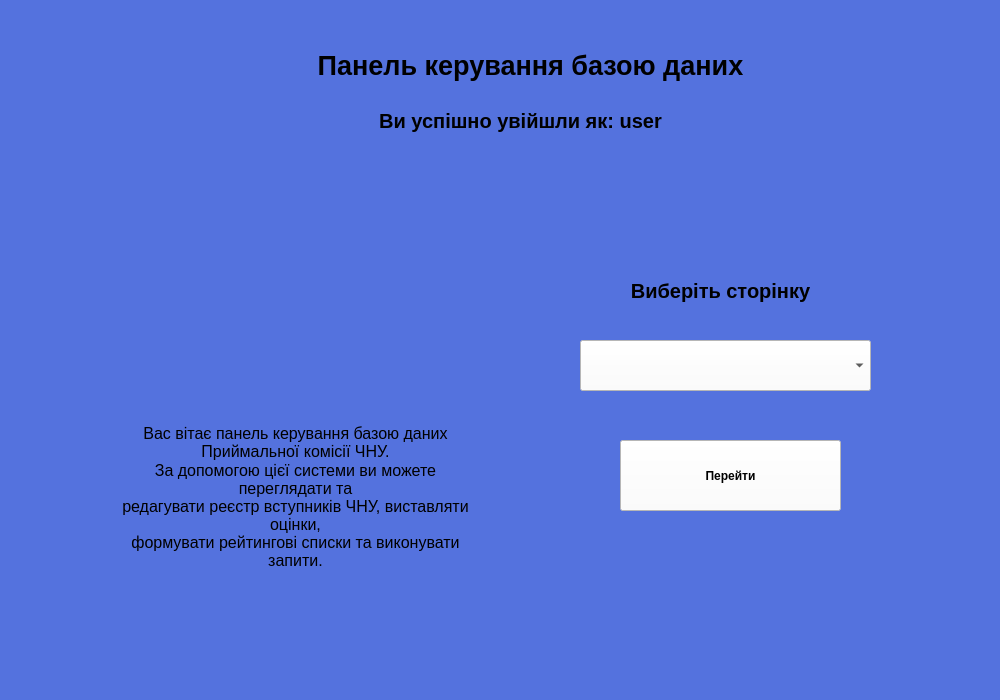
<?xml version="1.0" encoding="UTF-8"?>
<ui version="4.0">
 <class>Management</class>
 <widget class="QMainWindow" name="Management">
  <property name="geometry">
   <rect>
    <x>0</x>
    <y>0</y>
    <width>1000</width>
    <height>700</height>
   </rect>
  </property>
  <property name="windowTitle">
   <string>Керування</string>
  </property>
  <property name="styleSheet">
   <string notr="true">background: #5472DE;
background-image: url(:/newPrefix/649eb8ca76c20 (1).png);</string>
  </property>
  <widget class="QWidget" name="centralwidget">
   <widget class="QLabel" name="label_3">
    <property name="geometry">
     <rect>
      <x>160</x>
      <y>10</y>
      <width>741</width>
      <height>111</height>
     </rect>
    </property>
    <property name="font">
     <font>
      <family>Arial</family>
      <pointsize>20</pointsize>
      <weight>75</weight>
      <bold>true</bold>
     </font>
    </property>
    <property name="autoFillBackground">
     <bool>false</bool>
    </property>
    <property name="styleSheet">
     <string notr="true">background: transparent;</string>
    </property>
    <property name="text">
     <string>Панель керування базою даних</string>
    </property>
    <property name="textFormat">
     <enum>Qt::AutoText</enum>
    </property>
    <property name="alignment">
     <set>Qt::AlignCenter</set>
    </property>
   </widget>
   <widget class="QLabel" name="label_4">
    <property name="geometry">
     <rect>
      <x>150</x>
      <y>100</y>
      <width>741</width>
      <height>41</height>
     </rect>
    </property>
    <property name="font">
     <font>
      <family>Arial</family>
      <pointsize>15</pointsize>
      <weight>75</weight>
      <bold>true</bold>
     </font>
    </property>
    <property name="autoFillBackground">
     <bool>false</bool>
    </property>
    <property name="styleSheet">
     <string notr="true">background: transparent;</string>
    </property>
    <property name="text">
     <string>Ви успішно увійшли як: user</string>
    </property>
    <property name="textFormat">
     <enum>Qt::AutoText</enum>
    </property>
    <property name="alignment">
     <set>Qt::AlignCenter</set>
    </property>
   </widget>
   <widget class="QWidget" name="widget" native="true">
    <property name="geometry">
     <rect>
      <x>160</x>
      <y>180</y>
      <width>271</width>
      <height>231</height>
     </rect>
    </property>
    <property name="styleSheet">
     <string notr="true">image: url(:/newPrefix/symvolika-1.png);
background: transparent;</string>
    </property>
   </widget>
   <widget class="QTextBrowser" name="textBrowser">
    <property name="geometry">
     <rect>
      <x>110</x>
      <y>420</y>
      <width>371</width>
      <height>211</height>
     </rect>
    </property>
    <property name="font">
     <font>
      <pointsize>13</pointsize>
     </font>
    </property>
    <property name="styleSheet">
     <string notr="true">background: transparent;
border: none;</string>
    </property>
    <property name="html">
     <string>&lt;!DOCTYPE HTML PUBLIC &quot;-//W3C//DTD HTML 4.0//EN&quot; &quot;http://www.w3.org/TR/REC-html40/strict.dtd&quot;&gt;
&lt;html&gt;&lt;head&gt;&lt;meta name=&quot;qrichtext&quot; content=&quot;1&quot; /&gt;&lt;style type=&quot;text/css&quot;&gt;
p, li { white-space: pre-wrap; }
&lt;/style&gt;&lt;/head&gt;&lt;body style=&quot; font-family:'MS Shell Dlg 2'; font-size:13pt; font-weight:400; font-style:normal;&quot;&gt;
&lt;p align=&quot;center&quot; style=&quot; margin-top:0px; margin-bottom:0px; margin-left:0px; margin-right:0px; -qt-block-indent:0; text-indent:0px;&quot;&gt;&lt;span style=&quot; font-size:12pt;&quot;&gt;Вас вітає панель керування базою даних Приймальної комісії ЧНУ.&lt;/span&gt;&lt;/p&gt;
&lt;p align=&quot;center&quot; style=&quot; margin-top:0px; margin-bottom:0px; margin-left:0px; margin-right:0px; -qt-block-indent:0; text-indent:0px;&quot;&gt;&lt;span style=&quot; font-size:12pt;&quot;&gt;За допомогою цієї системи ви можете переглядати та &lt;br /&gt;редагувати реєстр вступників ЧНУ, виставляти оцінки,&lt;br /&gt;формувати рейтингові списки та виконувати запити.&lt;/span&gt;&lt;/p&gt;&lt;/body&gt;&lt;/html&gt;</string>
    </property>
   </widget>
   <widget class="QLabel" name="label_5">
    <property name="geometry">
     <rect>
      <x>600</x>
      <y>270</y>
      <width>241</width>
      <height>41</height>
     </rect>
    </property>
    <property name="font">
     <font>
      <family>Arial</family>
      <pointsize>15</pointsize>
      <weight>75</weight>
      <bold>true</bold>
     </font>
    </property>
    <property name="autoFillBackground">
     <bool>false</bool>
    </property>
    <property name="styleSheet">
     <string notr="true">background: transparent;</string>
    </property>
    <property name="text">
     <string>Виберіть сторінку</string>
    </property>
    <property name="textFormat">
     <enum>Qt::AutoText</enum>
    </property>
    <property name="alignment">
     <set>Qt::AlignCenter</set>
    </property>
   </widget>
   <widget class="QComboBox" name="comboBox">
    <property name="geometry">
     <rect>
      <x>580</x>
      <y>340</y>
      <width>291</width>
      <height>51</height>
     </rect>
    </property>
    <property name="styleSheet">
     <string notr="true">background-color: rgb(255, 255, 255);</string>
    </property>
   </widget>
   <widget class="QPushButton" name="pushButton">
    <property name="geometry">
     <rect>
      <x>620</x>
      <y>440</y>
      <width>221</width>
      <height>71</height>
     </rect>
    </property>
    <property name="font">
     <font>
      <weight>75</weight>
      <bold>true</bold>
     </font>
    </property>
    <property name="styleSheet">
     <string notr="true">background-color: rgb(255, 255, 255);</string>
    </property>
    <property name="text">
     <string>Перейти</string>
    </property>
   </widget>
  </widget>
  <widget class="QStatusBar" name="statusbar"/>
 </widget>
 <resources>
  <include location="image.qrc"/>
  <include location="logo.qrc"/>
 </resources>
 <connections/>
</ui>
